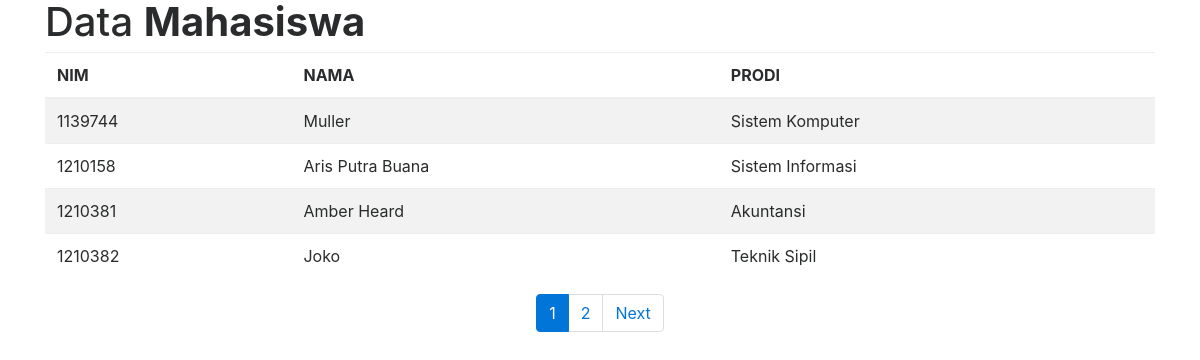
The page / on the database its author committed.
### tables this page shows
CREATE TABLE `mahasiswa` (
  `nim` varchar(15) NOT NULL,
  `nama` varchar(50) DEFAULT NULL,
  `prodi` varchar(40) DEFAULT NULL
);

### index.php (called while the page is built, shortened)
<?php
require_once BASEPATH.'core/CodeIgniter.php';

### application/config/config.php (called while the page is built, shortened)
<?php
$config['base_url'] = 'http://localhost/pagination/';
$config['index_page'] = 'index.php';
$config['uri_protocol']	= 'REQUEST_URI';
$config['url_suffix'] = '';
$config['language']	= 'english';
$config['charset'] = 'UTF-8';
$config['enable_hooks'] = FALSE;
$config['subclass_prefix'] = 'MY_';
$config['composer_autoload'] = FALSE;
$config['permitted_uri_chars'] = 'a-z 0-9~%.:_\-';
$config['enable_query_strings'] = FALSE;
$config['controller_trigger'] = 'c';
$config['function_trigger'] = 'm';
$config['directory_trigger'] = 'd';
$config['allow_get_array'] = TRUE;
$config['log_threshold'] = 0;
$config['log_path'] = '';
$config['log_file_extension'] = '';
$config['log_file_permissions'] = 0644;
$config['log_date_format'] = 'Y-m-d H:i:s';
$config['error_views_path'] = '';
$config['cache_path'] = '';
$config['cache_query_string'] = FALSE;
$config['encryption_key'] = '';
$config['sess_driver'] = 'files';
$config['sess_cookie_name'] = 'ci_session';
$config['sess_expiration'] = 7200;
$config['sess_save_path'] = NULL;
$config['sess_match_ip'] = FALSE;
$config['sess_time_to_update'] = 300;
$config['sess_regenerate_destroy'] = FALSE;
$config['cookie_prefix']	= '';
$config['cookie_domain']	= '';
$config['cookie_path']		= '/';
$config['cookie_secure']	= FALSE;
$config['cookie_httponly'] 	= FALSE;
$config['standardize_newlines'] = FALSE;
$config['global_xss_filtering'] = FALSE;
$config['csrf_protection'] = FALSE;
$config['csrf_token_name'] = 'csrf_test_name';
$config['csrf_cookie_name'] = 'csrf_cookie_name';
$config['csrf_expire'] = 7200;
$config['csrf_regenerate'] = TRUE;
$config['csrf_exclude_uris'] = array();
$config['compress_output'] = FALSE;
$config['time_reference'] = 'local';
$config['rewrite_short_tags'] = FALSE;
$config['proxy_ips'] = '';

### application/views/mahasiswa_view.php (the view, shortened to what this page needs)
<html lang="id">
<head>
	<link rel="stylesheet" type="text/css" href="<?php echo base_url().'assets/css/bootstrap.css'?>">
</head>
<body>
<div class="container">
	<h1>Data <strong>Mahasiswa</strong></h1>
	<table class="table table-striped">
		<thead>
			<tr>
				<th>NIM</th>
				<th>NAMA</th>
				<th>PRODI</th>
			</tr>
		</thead>
		<tbody>
            <?php foreach ($data->result() as $row) :?>
                <tr>
                    <td><?php echo $row->nim; ?></td>
                    <td><?php echo $row->nama; ?></td>
                    <td><?php echo $row->prodi; ?></td>
                </tr>
            <?php endforeach; ?>
        </tbody>
	</table>
    <div class="row">
    	<div class="col">
    		<?php echo $pagination; ?>
    	</div>
    </div>
</div>
</body>
</html>

### application/controllers/Mahasiswa.php (shortened to what this page needs)
<?php
class Mahasiswa extends CI_Controller{
    function __construct(){
        $this->load->library('pagination');
        $this->load->model('mahasiswa_model');
    }
    function index(){
        $config['base_url'] = site_url('mahasiswa/index');
        $config['total_rows'] = $this->db->count_all('mahasiswa');
        $config['per_page'] = 4;
        $config["uri_segment"] = 3;
        $choice = $config["total_rows"] / $config["per_page"];
        $config["num_links"] = floor($choice);
        $config['first_link']       = 'First';
        $config['last_link']        = 'Last';
        $config['next_link']        = 'Next';
        $config['prev_link']        = 'Prev';
        $config['full_tag_open']    = '<div class="pagging text-center"><nav><ul class="pagination justify-content-center">';
        $config['full_tag_close']   = '</ul></nav></div>';
        $config['num_tag_open']     = '<li class="page-item"><span class="page-link">';
        $config['num_tag_close']    = '</span></li>';
        $config['cur_tag_open']     = '<li class="page-item active"><span class="page-link">';
        $config['cur_tag_close']    = '<span class="sr-only">(current)</span></span></li>';
        $config['next_tag_open']    = '<li class="page-item"><span class="page-link">';
        $config['next_tagl_close']  = '<span aria-hidden="true">&raquo;</span></span></li>';
        $config['prev_tag_open']    = '<li class="page-item"><span class="page-link">';
        $config['prev_tagl_close']  = '</span>Next</li>';
        $config['first_tag_open']   = '<li class="page-item"><span class="page-link">';
        $config['first_tagl_close'] = '</span></li>';
        $config['last_tag_open']    = '<li class="page-item"><span class="page-link">';
        $config['last_tagl_close']  = '</span></li>';
        $this->pagination->initialize($config);
        $data['page'] = ($this->uri->segment(3)) ? $this->uri->segment(3) : 0;
        $data['data'] = $this->mahasiswa_model->get_mahasiswa_list($config["per_page"], $data['page']);
        $data['pagination'] = $this->pagination->create_links();
        $this->load->view('mahasiswa_view',$data);
    }
}

### rows shown on the page
mahasiswa: nim "1139744", nama "Muller", prodi "Sistem Komputer"
mahasiswa: nim "1210158", nama "Aris Putra Buana", prodi "Sistem Informasi"
mahasiswa: nim "1210381", nama "Amber Heard", prodi "Akuntansi"
mahasiswa: nim "1210382", nama "Joko", prodi "Teknik Sipil"

### other values the page prints
$pagination "1 2 Next"
